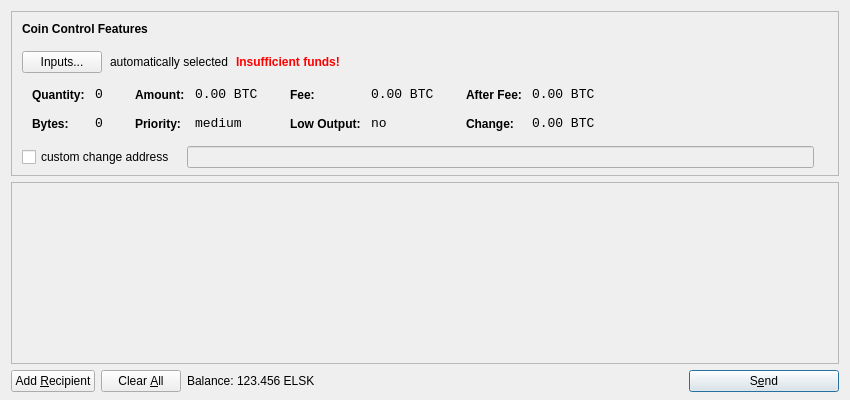
<?xml version="1.0" encoding="UTF-8"?>
<ui version="4.0">
 <class>SendCoinsDialog</class>
 <widget class="QDialog" name="SendCoinsDialog">
  <property name="geometry">
   <rect>
    <x>0</x>
    <y>0</y>
    <width>850</width>
    <height>400</height>
   </rect>
  </property>
  <property name="windowTitle">
   <string>Send Coins</string>
  </property>
  <layout class="QVBoxLayout" name="verticalLayout" stretch="0,1,0">
   <property name="bottomMargin">
    <number>8</number>
   </property>
   <item>
    <widget class="QFrame" name="frameCoinControl">
     <property name="sizePolicy">
      <sizepolicy hsizetype="Expanding" vsizetype="Expanding">
       <horstretch>0</horstretch>
       <verstretch>0</verstretch>
      </sizepolicy>
     </property>
     <property name="maximumSize">
      <size>
       <width>16777215</width>
       <height>16777215</height>
      </size>
     </property>
     <property name="frameShape">
      <enum>QFrame::StyledPanel</enum>
     </property>
     <property name="frameShadow">
      <enum>QFrame::Sunken</enum>
     </property>
     <layout class="QVBoxLayout" name="verticalLayoutCoinControl2">
      <property name="spacing">
       <number>-1</number>
      </property>
      <property name="leftMargin">
       <number>0</number>
      </property>
      <property name="topMargin">
       <number>0</number>
      </property>
      <property name="rightMargin">
       <number>0</number>
      </property>
      <property name="bottomMargin">
       <number>6</number>
      </property>
      <item>
       <layout class="QVBoxLayout" name="verticalLayoutCoinControl" stretch="0,0,0,0,1">
        <property name="spacing">
         <number>0</number>
        </property>
        <property name="leftMargin">
         <number>10</number>
        </property>
        <property name="topMargin">
         <number>10</number>
        </property>
        <item>
         <layout class="QHBoxLayout" name="horizontalLayoutCoinControl1">
          <property name="bottomMargin">
           <number>15</number>
          </property>
          <item>
           <widget class="QLabel" name="labelCoinControlFeatures">
            <property name="sizePolicy">
             <sizepolicy hsizetype="Preferred" vsizetype="Maximum">
              <horstretch>0</horstretch>
              <verstretch>0</verstretch>
             </sizepolicy>
            </property>
            <property name="font">
             <font>
              <weight>75</weight>
              <bold>true</bold>
             </font>
            </property>
            <property name="styleSheet">
             <string notr="true">font-weight:bold;</string>
            </property>
            <property name="text">
             <string>Coin Control Features</string>
            </property>
           </widget>
          </item>
         </layout>
        </item>
        <item>
         <layout class="QHBoxLayout" name="horizontalLayoutCoinControl2" stretch="0,0,0,0">
          <property name="spacing">
           <number>8</number>
          </property>
          <property name="bottomMargin">
           <number>10</number>
          </property>
          <item>
           <widget class="QPushButton" name="pushButtonCoinControl">
            <property name="styleSheet">
             <string notr="true"/>
            </property>
            <property name="text">
             <string>Inputs...</string>
            </property>
           </widget>
          </item>
          <item>
           <widget class="QLabel" name="labelCoinControlAutomaticallySelected">
            <property name="text">
             <string>automatically selected</string>
            </property>
            <property name="margin">
             <number>5</number>
            </property>
           </widget>
          </item>
          <item>
           <widget class="QLabel" name="labelCoinControlInsuffFunds">
            <property name="font">
             <font>
              <weight>75</weight>
              <bold>true</bold>
             </font>
            </property>
            <property name="styleSheet">
             <string notr="true">color:red;font-weight:bold;</string>
            </property>
            <property name="text">
             <string>Insufficient funds!</string>
            </property>
            <property name="margin">
             <number>5</number>
            </property>
           </widget>
          </item>
          <item>
           <spacer name="horizontalSpacerCoinControl">
            <property name="orientation">
             <enum>Qt::Horizontal</enum>
            </property>
            <property name="sizeHint" stdset="0">
             <size>
              <width>40</width>
              <height>1</height>
             </size>
            </property>
           </spacer>
          </item>
         </layout>
        </item>
        <item>
         <widget class="QWidget" name="widgetCoinControl" native="true">
          <property name="sizePolicy">
           <sizepolicy hsizetype="Preferred" vsizetype="Preferred">
            <horstretch>0</horstretch>
            <verstretch>0</verstretch>
           </sizepolicy>
          </property>
          <property name="minimumSize">
           <size>
            <width>0</width>
            <height>0</height>
           </size>
          </property>
          <property name="styleSheet">
           <string notr="true"/>
          </property>
          <layout class="QHBoxLayout" name="horizontalLayoutCoinControl5">
           <property name="margin">
            <number>0</number>
           </property>
           <item>
            <layout class="QHBoxLayout" name="horizontalLayoutCoinControl3" stretch="0,0,0,1">
             <property name="spacing">
              <number>20</number>
             </property>
             <property name="topMargin">
              <number>0</number>
             </property>
             <property name="bottomMargin">
              <number>10</number>
             </property>
             <item>
              <layout class="QFormLayout" name="formLayoutCoinControl1">
               <property name="horizontalSpacing">
                <number>10</number>
               </property>
               <property name="verticalSpacing">
                <number>14</number>
               </property>
               <property name="leftMargin">
                <number>10</number>
               </property>
               <property name="topMargin">
                <number>4</number>
               </property>
               <property name="rightMargin">
                <number>6</number>
               </property>
               <item row="0" column="0">
                <widget class="QLabel" name="labelCoinControlQuantityText">
                 <property name="styleSheet">
                  <string notr="true">font-weight:bold;</string>
                 </property>
                 <property name="text">
                  <string>Quantity:</string>
                 </property>
                 <property name="margin">
                  <number>0</number>
                 </property>
                </widget>
               </item>
               <item row="0" column="1">
                <widget class="QLabel" name="labelCoinControlQuantity">
                 <property name="font">
                  <font>
                   <family>Monospace</family>
                   <pointsize>10</pointsize>
                  </font>
                 </property>
                 <property name="cursor">
                  <cursorShape>IBeamCursor</cursorShape>
                 </property>
                 <property name="contextMenuPolicy">
                  <enum>Qt::ActionsContextMenu</enum>
                 </property>
                 <property name="text">
                  <string notr="true">0</string>
                 </property>
                 <property name="margin">
                  <number>0</number>
                 </property>
                 <property name="textInteractionFlags">
                  <set>Qt::LinksAccessibleByMouse|Qt::TextSelectableByKeyboard|Qt::TextSelectableByMouse</set>
                 </property>
                </widget>
               </item>
               <item row="1" column="0">
                <widget class="QLabel" name="labelCoinControlBytesText">
                 <property name="styleSheet">
                  <string notr="true">font-weight:bold;</string>
                 </property>
                 <property name="text">
                  <string>Bytes:</string>
                 </property>
                </widget>
               </item>
               <item row="1" column="1">
                <widget class="QLabel" name="labelCoinControlBytes">
                 <property name="font">
                  <font>
                   <family>Monospace</family>
                   <pointsize>10</pointsize>
                  </font>
                 </property>
                 <property name="cursor">
                  <cursorShape>IBeamCursor</cursorShape>
                 </property>
                 <property name="contextMenuPolicy">
                  <enum>Qt::ActionsContextMenu</enum>
                 </property>
                 <property name="text">
                  <string notr="true">0</string>
                 </property>
                 <property name="textInteractionFlags">
                  <set>Qt::LinksAccessibleByMouse|Qt::TextSelectableByKeyboard|Qt::TextSelectableByMouse</set>
                 </property>
                </widget>
               </item>
              </layout>
             </item>
             <item>
              <layout class="QFormLayout" name="formLayoutCoinControl2">
               <property name="horizontalSpacing">
                <number>10</number>
               </property>
               <property name="verticalSpacing">
                <number>14</number>
               </property>
               <property name="leftMargin">
                <number>6</number>
               </property>
               <property name="topMargin">
                <number>4</number>
               </property>
               <property name="rightMargin">
                <number>6</number>
               </property>
               <item row="0" column="0">
                <widget class="QLabel" name="labelCoinControlAmountText">
                 <property name="styleSheet">
                  <string notr="true">font-weight:bold;</string>
                 </property>
                 <property name="text">
                  <string>Amount:</string>
                 </property>
                 <property name="margin">
                  <number>0</number>
                 </property>
                </widget>
               </item>
               <item row="0" column="1">
                <widget class="QLabel" name="labelCoinControlAmount">
                 <property name="font">
                  <font>
                   <family>Monospace</family>
                   <pointsize>10</pointsize>
                  </font>
                 </property>
                 <property name="cursor">
                  <cursorShape>IBeamCursor</cursorShape>
                 </property>
                 <property name="contextMenuPolicy">
                  <enum>Qt::ActionsContextMenu</enum>
                 </property>
                 <property name="text">
                  <string notr="true">0.00 BTC</string>
                 </property>
                 <property name="textInteractionFlags">
                  <set>Qt::LinksAccessibleByMouse|Qt::TextSelectableByKeyboard|Qt::TextSelectableByMouse</set>
                 </property>
                </widget>
               </item>
               <item row="1" column="0">
                <widget class="QLabel" name="labelCoinControlPriorityText">
                 <property name="styleSheet">
                  <string notr="true">font-weight:bold;</string>
                 </property>
                 <property name="text">
                  <string>Priority:</string>
                 </property>
                </widget>
               </item>
               <item row="1" column="1">
                <widget class="QLabel" name="labelCoinControlPriority">
                 <property name="font">
                  <font>
                   <family>Monospace</family>
                   <pointsize>10</pointsize>
                  </font>
                 </property>
                 <property name="cursor">
                  <cursorShape>IBeamCursor</cursorShape>
                 </property>
                 <property name="contextMenuPolicy">
                  <enum>Qt::ActionsContextMenu</enum>
                 </property>
                 <property name="text">
                  <string>medium</string>
                 </property>
                 <property name="textInteractionFlags">
                  <set>Qt::LinksAccessibleByMouse|Qt::TextSelectableByKeyboard|Qt::TextSelectableByMouse</set>
                 </property>
                </widget>
               </item>
              </layout>
             </item>
             <item>
              <layout class="QFormLayout" name="formLayoutCoinControl3">
               <property name="horizontalSpacing">
                <number>10</number>
               </property>
               <property name="verticalSpacing">
                <number>14</number>
               </property>
               <property name="leftMargin">
                <number>6</number>
               </property>
               <property name="topMargin">
                <number>4</number>
               </property>
               <property name="rightMargin">
                <number>6</number>
               </property>
               <item row="0" column="0">
                <widget class="QLabel" name="labelCoinControlFeeText">
                 <property name="styleSheet">
                  <string notr="true">font-weight:bold;</string>
                 </property>
                 <property name="text">
                  <string>Fee:</string>
                 </property>
                 <property name="margin">
                  <number>0</number>
                 </property>
                </widget>
               </item>
               <item row="0" column="1">
                <widget class="QLabel" name="labelCoinControlFee">
                 <property name="font">
                  <font>
                   <family>Monospace</family>
                   <pointsize>10</pointsize>
                  </font>
                 </property>
                 <property name="cursor">
                  <cursorShape>IBeamCursor</cursorShape>
                 </property>
                 <property name="contextMenuPolicy">
                  <enum>Qt::ActionsContextMenu</enum>
                 </property>
                 <property name="text">
                  <string notr="true">0.00 BTC</string>
                 </property>
                 <property name="textInteractionFlags">
                  <set>Qt::LinksAccessibleByMouse|Qt::TextSelectableByKeyboard|Qt::TextSelectableByMouse</set>
                 </property>
                </widget>
               </item>
               <item row="1" column="0">
                <widget class="QLabel" name="labelCoinControlLowOutputText">
                 <property name="styleSheet">
                  <string notr="true">font-weight:bold;</string>
                 </property>
                 <property name="text">
                  <string>Low Output:</string>
                 </property>
                </widget>
               </item>
               <item row="1" column="1">
                <widget class="QLabel" name="labelCoinControlLowOutput">
                 <property name="font">
                  <font>
                   <family>Monospace</family>
                   <pointsize>10</pointsize>
                  </font>
                 </property>
                 <property name="cursor">
                  <cursorShape>IBeamCursor</cursorShape>
                 </property>
                 <property name="contextMenuPolicy">
                  <enum>Qt::ActionsContextMenu</enum>
                 </property>
                 <property name="text">
                  <string>no</string>
                 </property>
                 <property name="textInteractionFlags">
                  <set>Qt::LinksAccessibleByMouse|Qt::TextSelectableByKeyboard|Qt::TextSelectableByMouse</set>
                 </property>
                </widget>
               </item>
              </layout>
             </item>
             <item>
              <layout class="QFormLayout" name="formLayoutCoinControl4">
               <property name="horizontalSpacing">
                <number>10</number>
               </property>
               <property name="verticalSpacing">
                <number>14</number>
               </property>
               <property name="leftMargin">
                <number>6</number>
               </property>
               <property name="topMargin">
                <number>4</number>
               </property>
               <property name="rightMargin">
                <number>6</number>
               </property>
               <item row="0" column="0">
                <widget class="QLabel" name="labelCoinControlAfterFeeText">
                 <property name="styleSheet">
                  <string notr="true">font-weight:bold;</string>
                 </property>
                 <property name="text">
                  <string>After Fee:</string>
                 </property>
                 <property name="margin">
                  <number>0</number>
                 </property>
                </widget>
               </item>
               <item row="0" column="1">
                <widget class="QLabel" name="labelCoinControlAfterFee">
                 <property name="font">
                  <font>
                   <family>Monospace</family>
                   <pointsize>10</pointsize>
                  </font>
                 </property>
                 <property name="cursor">
                  <cursorShape>IBeamCursor</cursorShape>
                 </property>
                 <property name="contextMenuPolicy">
                  <enum>Qt::ActionsContextMenu</enum>
                 </property>
                 <property name="text">
                  <string notr="true">0.00 BTC</string>
                 </property>
                 <property name="textInteractionFlags">
                  <set>Qt::LinksAccessibleByMouse|Qt::TextSelectableByKeyboard|Qt::TextSelectableByMouse</set>
                 </property>
                </widget>
               </item>
               <item row="1" column="0">
                <widget class="QLabel" name="labelCoinControlChangeText">
                 <property name="styleSheet">
                  <string notr="true">font-weight:bold;</string>
                 </property>
                 <property name="text">
                  <string>Change:</string>
                 </property>
                </widget>
               </item>
               <item row="1" column="1">
                <widget class="QLabel" name="labelCoinControlChange">
                 <property name="font">
                  <font>
                   <family>Monospace</family>
                   <pointsize>10</pointsize>
                  </font>
                 </property>
                 <property name="cursor">
                  <cursorShape>IBeamCursor</cursorShape>
                 </property>
                 <property name="contextMenuPolicy">
                  <enum>Qt::ActionsContextMenu</enum>
                 </property>
                 <property name="text">
                  <string notr="true">0.00 BTC</string>
                 </property>
                 <property name="textInteractionFlags">
                  <set>Qt::LinksAccessibleByMouse|Qt::TextSelectableByKeyboard|Qt::TextSelectableByMouse</set>
                 </property>
                </widget>
               </item>
              </layout>
             </item>
            </layout>
           </item>
          </layout>
         </widget>
        </item>
        <item>
         <layout class="QHBoxLayout" name="horizontalLayoutCoinControl4" stretch="0,0,0">
          <property name="spacing">
           <number>12</number>
          </property>
          <property name="sizeConstraint">
           <enum>QLayout::SetDefaultConstraint</enum>
          </property>
          <property name="topMargin">
           <number>5</number>
          </property>
          <property name="rightMargin">
           <number>5</number>
          </property>
          <item>
           <widget class="QCheckBox" name="checkBoxCoinControlChange">
            <property name="text">
             <string>custom change address</string>
            </property>
           </widget>
          </item>
          <item>
           <widget class="QLineEdit" name="lineEditCoinControlChange">
            <property name="enabled">
             <bool>false</bool>
            </property>
            <property name="sizePolicy">
             <sizepolicy hsizetype="Expanding" vsizetype="Fixed">
              <horstretch>0</horstretch>
              <verstretch>0</verstretch>
             </sizepolicy>
            </property>
           </widget>
          </item>
          <item>
           <widget class="QLabel" name="labelCoinControlChangeLabel">
            <property name="sizePolicy">
             <sizepolicy hsizetype="Preferred" vsizetype="Expanding">
              <horstretch>0</horstretch>
              <verstretch>0</verstretch>
             </sizepolicy>
            </property>
            <property name="minimumSize">
             <size>
              <width>0</width>
              <height>0</height>
             </size>
            </property>
            <property name="text">
             <string/>
            </property>
            <property name="margin">
             <number>3</number>
            </property>
           </widget>
          </item>
         </layout>
        </item>
        <item>
         <spacer name="verticalSpacerCoinControl">
          <property name="orientation">
           <enum>Qt::Vertical</enum>
          </property>
          <property name="sizeHint" stdset="0">
           <size>
            <width>800</width>
            <height>1</height>
           </size>
          </property>
         </spacer>
        </item>
       </layout>
      </item>
     </layout>
    </widget>
   </item>
   <item>
    <widget class="QScrollArea" name="scrollArea">
     <property name="widgetResizable">
      <bool>true</bool>
     </property>
     <widget class="QWidget" name="scrollAreaWidgetContents">
      <property name="geometry">
       <rect>
        <x>0</x>
        <y>0</y>
        <width>830</width>
        <height>165</height>
       </rect>
      </property>
      <layout class="QVBoxLayout" name="verticalLayout_2">
       <property name="margin">
        <number>0</number>
       </property>
       <item>
        <layout class="QVBoxLayout" name="entries">
         <property name="spacing">
          <number>6</number>
         </property>
        </layout>
       </item>
       <item>
        <spacer name="verticalSpacer">
         <property name="orientation">
          <enum>Qt::Vertical</enum>
         </property>
         <property name="sizeHint" stdset="0">
          <size>
           <width>20</width>
           <height>40</height>
          </size>
         </property>
        </spacer>
       </item>
      </layout>
     </widget>
    </widget>
   </item>
   <item>
    <layout class="QHBoxLayout" name="horizontalLayout">
     <item>
      <widget class="QPushButton" name="addButton">
       <property name="toolTip">
        <string>Send to multiple recipients at once</string>
       </property>
       <property name="text">
        <string>Add &amp;Recipient</string>
       </property>
       <property name="icon">
        <iconset resource="../bitcoin.qrc">
         <normaloff>:/icons/add</normaloff>:/icons/add</iconset>
       </property>
       <property name="autoDefault">
        <bool>false</bool>
       </property>
      </widget>
     </item>
     <item>
      <widget class="QPushButton" name="clearButton">
       <property name="sizePolicy">
        <sizepolicy hsizetype="Minimum" vsizetype="Fixed">
         <horstretch>0</horstretch>
         <verstretch>0</verstretch>
        </sizepolicy>
       </property>
       <property name="toolTip">
        <string>Remove all transaction fields</string>
       </property>
       <property name="text">
        <string>Clear &amp;All</string>
       </property>
       <property name="icon">
        <iconset resource="../bitcoin.qrc">
         <normaloff>:/icons/remove</normaloff>:/icons/remove</iconset>
       </property>
       <property name="autoRepeatDelay">
        <number>300</number>
       </property>
       <property name="autoDefault">
        <bool>false</bool>
       </property>
      </widget>
     </item>
     <item>
      <layout class="QHBoxLayout" name="horizontalLayout_2">
       <property name="spacing">
        <number>3</number>
       </property>
       <item>
        <widget class="QLabel" name="label">
         <property name="text">
          <string>Balance:</string>
         </property>
        </widget>
       </item>
       <item>
        <widget class="QLabel" name="labelBalance">
         <property name="cursor">
          <cursorShape>IBeamCursor</cursorShape>
         </property>
         <property name="text">
          <string>123.456 ELSK</string>
         </property>
         <property name="textInteractionFlags">
          <set>Qt::LinksAccessibleByMouse|Qt::TextSelectableByKeyboard|Qt::TextSelectableByMouse</set>
         </property>
        </widget>
       </item>
      </layout>
     </item>
     <item>
      <spacer name="horizontalSpacer">
       <property name="orientation">
        <enum>Qt::Horizontal</enum>
       </property>
       <property name="sizeHint" stdset="0">
        <size>
         <width>40</width>
         <height>20</height>
        </size>
       </property>
      </spacer>
     </item>
     <item>
      <widget class="QPushButton" name="sendButton">
       <property name="minimumSize">
        <size>
         <width>150</width>
         <height>0</height>
        </size>
       </property>
       <property name="toolTip">
        <string>Confirm the send action</string>
       </property>
       <property name="text">
        <string>S&amp;end</string>
       </property>
       <property name="icon">
        <iconset resource="../bitcoin.qrc">
         <normaloff>:/icons/send</normaloff>:/icons/send</iconset>
       </property>
       <property name="default">
        <bool>true</bool>
       </property>
      </widget>
     </item>
    </layout>
   </item>
  </layout>
 </widget>
 <resources>
  <include location="../bitcoin.qrc"/>
 </resources>
 <connections/>
</ui>
